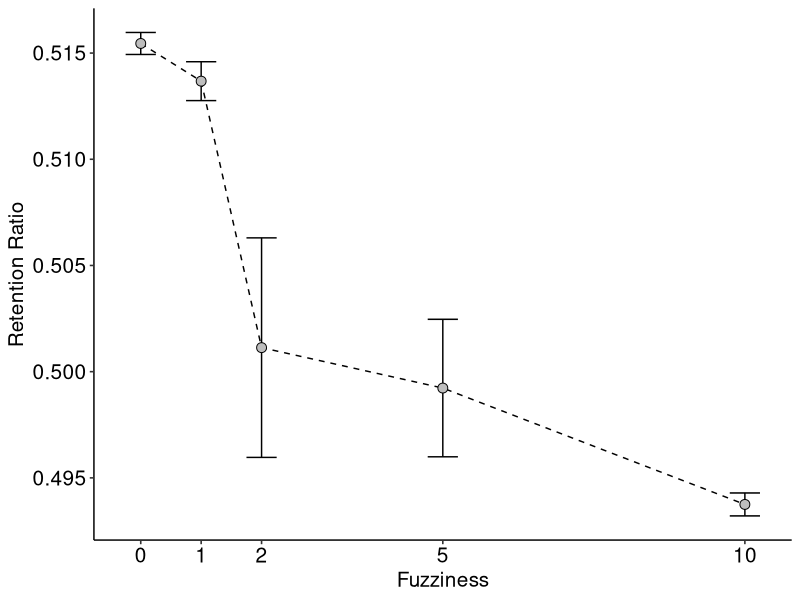
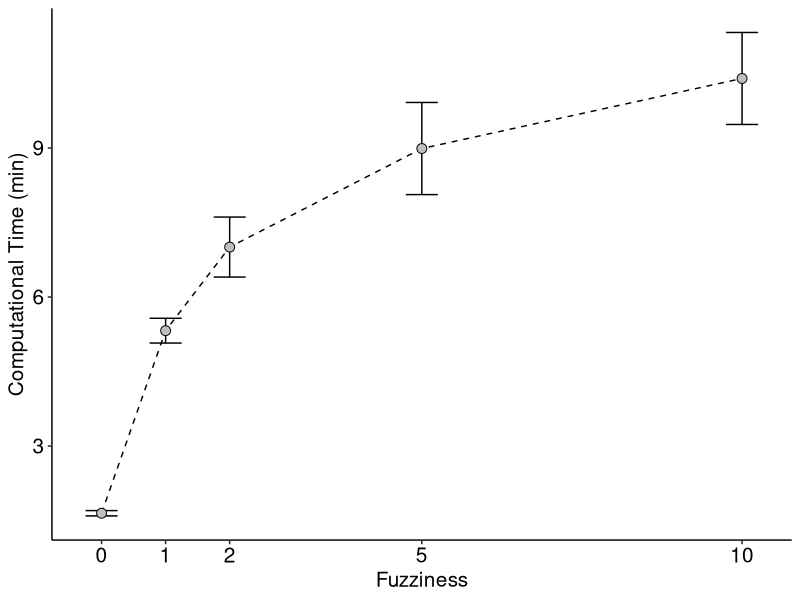
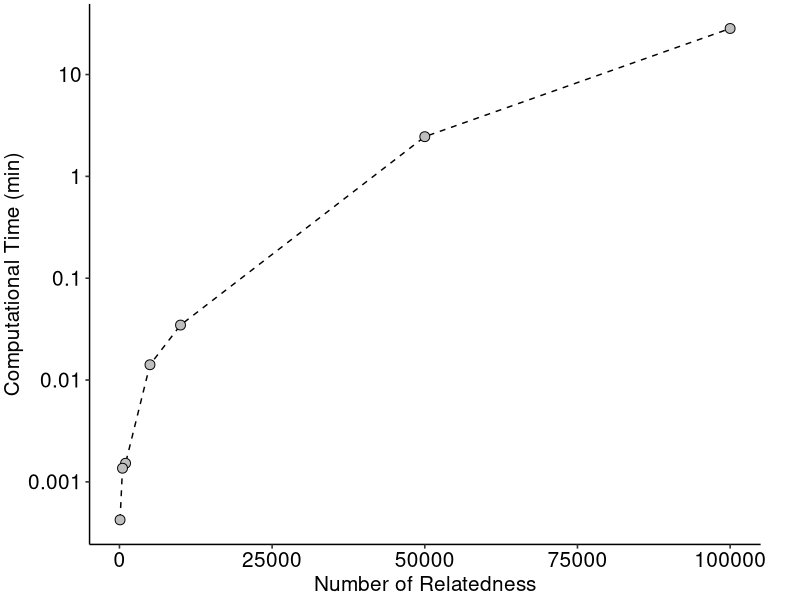

Write R code to recreate these figures, in order.
library(dplyr)
library(readxl)
library(ggplot2)
library(ggpubr)
library(writexl)

fuzziness = read_xlsx("fuzziness_result_summary.xlsx")
phenotype = read_xlsx("phenotype_result_summary.xlsx")
relationship = read_xlsx("relationship_result_summary.xlsx")

fuzziness = filter(fuzziness, phenotypic_naive == FALSE)
fuzziness$fuzziness = as.numeric(fuzziness$fuzziness)

df = fuzziness %>%
  mutate(ratio = 1-(n_remove / total_n)) %>%
  group_by(fuzziness) %>%
  summarize(average_ratio = mean(ratio),
            sd = sd(ratio), 
            n = n()) %>%
  mutate(sem = sd / sqrt(n)) 

plt1 = ggplot(df, aes(x = fuzziness, y = average_ratio)) +
  scale_x_continuous(breaks = c(0, 1, 2, 5, 10)) + 
  geom_line(linetype = "dashed") +
  geom_errorbar(aes(ymin = average_ratio - sem, ymax = average_ratio + sem), width = 0.5) +
  geom_point(size = 3, color = "black", fill = "gray", shape = 21) +
  labs(x = "Fuzziness",
       y = "Retention Ratio") + 
  theme_pubr() + 
  theme(text = element_text(size = 15)); plt1

df = fuzziness %>%
  group_by(fuzziness) %>%
  summarize(average_time = mean(comp_time),
            sd = sd(comp_time), 
            n = n()) %>%
  mutate(sem = sd / sqrt(n)) 

plt2 = ggplot(data = df, aes(x = fuzziness, y = average_time)) + 
  scale_x_continuous(breaks = c(0, 1, 2, 5, 10)) + 
  geom_line(linetype = "dashed") +
  geom_errorbar(aes(ymin = average_time - sem, ymax = average_time + sem), width = 0.5) +
  geom_point(size = 3, color = "black", fill = "gray", shape = 21) +
  labs(x = "Fuzziness",
       y = "Computational Time (min)") + 
  theme_pubr() + 
  theme(text = element_text(size = 15)); plt2

# ggplot(data = fuzziness, aes(x = fuzziness)) + 
#   geom_point(aes(y = n_remove/total_n))


df = relationship %>%
  filter(!phenotypic_naive) %>%
  mutate(comp_time = comp_time / 60) %>%
  group_by(relationship) %>%
  summarize(average_time = mean(comp_time),
            sd = sd(comp_time), 
            n = n()) %>%
  mutate(sem = sd / sqrt(n)) %>%
  mutate(relationship = as.numeric(relationship))

options(scipen=10000)
plt3 = ggplot(data = df, aes(x = relationship, y = average_time)) + 
  geom_line(linetype = "dashed") + 
  # geom_errorbar(aes(ymin = average_time - sem, ymax = average_time + sem), width = 0.5) +
  scale_y_log10(breaks = c(0, 0.001, 0.01, 0.1, 1, 10), 
                labels = c("0", "0.001", "0.01", "0.1", "1", "10")) +
  geom_point(size = 3, color = "black", fill = "gray", shape = 21) +
  labs(x = "Number of Relatedness",
       y = "Computational Time (min)") + 
  theme_pubr() + 
  theme(text = element_text(size = 15),
        plot.margin = margin(0.1,1,0.1,0.1, "cm")); plt3

df_naive = relationship %>%
  filter(phenotypic_naive) %>%
  group_by(relationship) %>%
  summarize(average_ratio = mean(disease_percent_unrelated),
            sd = sd(disease_percent_unrelated), 
            n = n()) %>%
  mutate(sem = sd / sqrt(n)) %>%
  mutate(relationship = as.numeric(relationship)) %>%
  arrange(relationship)

df = relationship %>%
  filter(!phenotypic_naive) %>%
  group_by(relationship) %>%
  summarize(average_ratio = mean(disease_percent_unrelated),
            sd = sd(disease_percent_unrelated), 
            n = n()) %>%
  mutate(sem = sd / sqrt(n)) %>%
  mutate(relationship = as.numeric(relationship)) %>%
  arrange(relationship)

dff = tibble(
  relationship = df$relationship,
  ratio_naive = df_naive$average_ratio,
  sd_naive = df_naive$sd,
  ratio = df$average_ratio,
  sd = df$sd
)

# write_xlsx(df, path = "non_naive.xlsx")
# write_xlsx(df_naive, path = "naive.xlsx")

write_xlsx(dff, path = "phenotypic_aware_comparison.xlsx")




# ggplot(data = dff, aes(x = relationship)) + 
#   geom_point(aes(y = ratio_naive)) + 
#   geom_line(aes(y = ratio_naive)) + 
#   geom_point(aes(y = ratio)) + 
#   geom_line(aes(y = ratio)) + 
#   ylim(0, 0.5)

# ggsave(filename = "ratio_to_fuzziness.png", device = "png", plot = plt1, dpi = 1200,
#        width = 5, height = 4.5)
# 
# ggsave(filename = "time_to_fuzziness.png", device = "png", plot = plt2, dpi = 1200,
#        width = 5, height = 4.5)
# 
# ggsave(filename = "ralationship_to_time.png", device = "png", plot = plt3, dpi = 1200,
#        width = 5, height = 4.5)






  